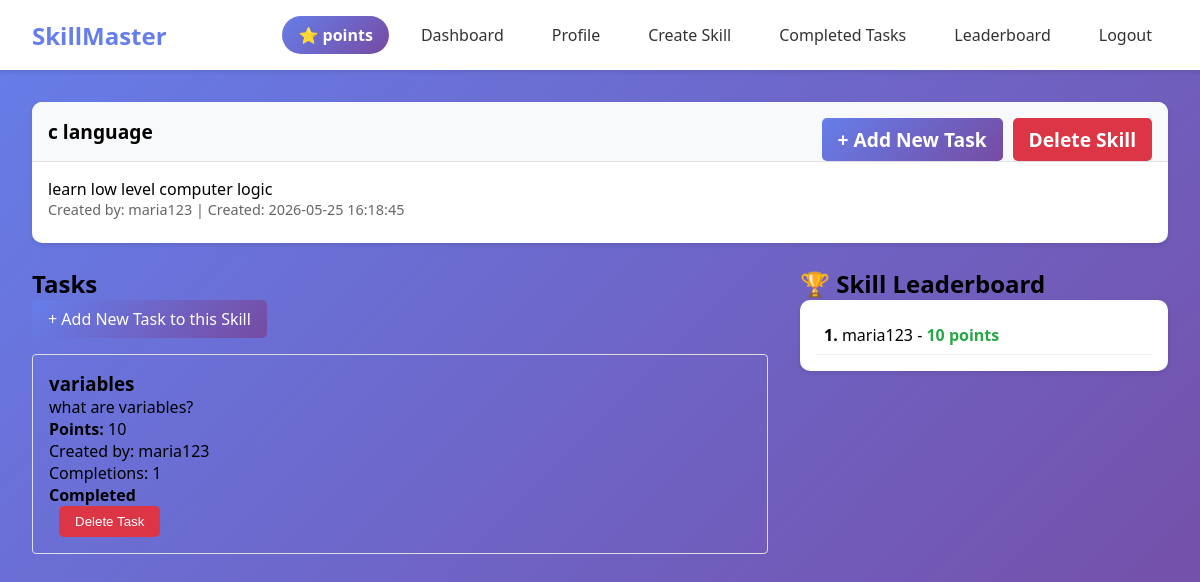
The app's page /skill/3 (signed in) with its own data.
### tables this page shows
CREATE TABLE skills (
            id INTEGER PRIMARY KEY AUTOINCREMENT,
            name TEXT NOT NULL,
            description TEXT,
            created_by INTEGER,
            created_at TIMESTAMP DEFAULT CURRENT_TIMESTAMP,
            is_active BOOLEAN DEFAULT 1,
            FOREIGN KEY (created_by) REFERENCES users (id)
        );

CREATE TABLE users (
            id INTEGER PRIMARY KEY AUTOINCREMENT,
            username TEXT UNIQUE NOT NULL,
            password TEXT NOT NULL,
            created_at TIMESTAMP DEFAULT CURRENT_TIMESTAMP
        , total_points INTEGER DEFAULT 0);

CREATE TABLE tasks (
            id INTEGER PRIMARY KEY AUTOINCREMENT,
            skill_id INTEGER,
            title TEXT NOT NULL,
            description TEXT,
            points INTEGER DEFAULT 10,
            created_by INTEGER,
            created_at TIMESTAMP DEFAULT CURRENT_TIMESTAMP,
            is_active BOOLEAN DEFAULT 1,
            FOREIGN KEY (skill_id) REFERENCES skills (id),
            FOREIGN KEY (created_by) REFERENCES users (id)
        );

CREATE TABLE user_skill_points (
            id INTEGER PRIMARY KEY AUTOINCREMENT,
            user_id INTEGER,
            skill_id INTEGER,
            points INTEGER DEFAULT 0,
            FOREIGN KEY (user_id) REFERENCES users (id),
            FOREIGN KEY (skill_id) REFERENCES skills (id),
            UNIQUE(user_id, skill_id)
        );

### app.py (the view)
@app.route("/skill/<int:skill_id>")
def view_skill(skill_id):
    if "user_id" not in session:
        return redirect(url_for("login"))
    with sqlite3.connect("users.db") as conn:
        cursor = conn.cursor()
        cursor.execute("""
            SELECT s.*, u.username as creator_name
            FROM skills s
            JOIN users u ON s.created_by = u.id
            WHERE s.id = ? AND s.is_active = 1
        """, (skill_id,))
        skill = cursor.fetchone()
        if not skill:
            flash("Skill not found", "error")
            return redirect(url_for("dashboard"))
        cursor.execute("""
            SELECT t.*, u.username as creator_name,
                   (SELECT COUNT(*) FROM task_completions WHERE task_id = t.id) as completion_count
            FROM tasks t
            JOIN users u ON t.created_by = u.id
            WHERE t.skill_id = ? AND t.is_active = 1
            ORDER BY t.created_at DESC
        """, (skill_id,))
        tasks = cursor.fetchall()
        completed_tasks = set()
        cursor.execute("""
            SELECT task_id FROM task_completions
            WHERE user_id = ?
        """, (session["user_id"],))
        for row in cursor.fetchall():
            completed_tasks.add(row[0])
        cursor.execute("""
            SELECT u.username, usp.points
            FROM user_skill_points usp
            JOIN users u ON usp.user_id = u.id
            WHERE usp.skill_id = ?
            ORDER BY usp.points DESC
            LIMIT 10
        """, (skill_id,))
        leaderboard = cursor.fetchall()
    return render_template("skill.html",
                         skill=skill,
                         tasks=tasks,
                         completed_tasks=completed_tasks,
                         leaderboard=leaderboard)

### templates/skill.html (shortened to what this page needs)
{% extends "base.html" %}
{% block content %}
<div class="card">
    <div class="card-header">
        {{ skill[1] }}
        {% if skill[3] == session["user_id"] %}
        <a href="{{ url_for('delete_skill', skill_id=skill[0]) }}"
           class="btn btn-danger"
           style="float: right; margin-left: 10px;"
           onclick="return confirm('Delete this skill and all its tasks?')">
           Delete Skill
        </a>
        <a href="{{ url_for('add_task', skill_id=skill[0]) }}"
           class="btn btn-primary"
           style="float: right;">
           + Add New Task
        </a>
        {% endif %}
    </div>
    <div class="card-body">
        <p>{{ skill[2] }}</p>
        <div class="skill-meta">
            Created by: {{ skill[6] }} |
            Created: {{ skill[4] }}
        </div>
    </div>
</div>
<div style="display: grid; grid-template-columns: 2fr 1fr; gap: 2rem;">
    <div>
        <h2>Tasks</h2>
        {% if skill[3] == session["user_id"] %}
        <div style="margin-bottom: 1rem;">
            <a href="{{ url_for('add_task', skill_id=skill[0]) }}"
               class="btn btn-primary">
               + Add New Task to this Skill
            </a>
        </div>
        {% endif %}
        {% for task in tasks %}
        <div style="border: 1px solid #ddd;
                    padding: 1rem;
                    margin-bottom: 1rem;
                    border-radius: 4px;">
            <h3>{{ task[2] }}</h3>
            <p>{{ task[3] }}</p>
            <p>
                <strong>Points:</strong> {{ task[4] }}
            </p>
            <p>
                Created by: {{ task[8] }}
            </p>
            <p>
                Completions: {{ task[9] }}
            </p>
            {% if task[0] in completed_tasks %}
                <p><strong>Completed</strong></p>
            {% else %}
                <a href="{{ url_for('complete_task', task_id=task[0]) }}">
                    <button class="btn btn-success">
                        Complete Task
                    </button>
                </a>
            {% endif %}
            {% if skill[3] == session["user_id"] %}
                <a href="{{ url_for('delete_task', task_id=task[0]) }}"
                   onclick="return confirm('Delete this task?')">
                    <button class="btn btn-danger"
                            style="margin-left: 10px;">
                        Delete Task
                    </button>
                </a>
            {% endif %}
        </div>
        {% endfor %}
    </div>
    <div>
        <h2>🏆 Skill Leaderboard</h2>
        <div class="card">
            <div class="card-body">
                {% if leaderboard %}
                    {% for entry in leaderboard %}
                    <div style="padding: 0.5rem;
                                border-bottom: 1px solid #eee;">
                        <strong>{{ loop.index }}.</strong>
                        {{ entry[0] }} -
                        <span class="points">
                            {{ entry[1] }} points
                        </span>
                    </div>
                    {% endfor %}
                {% else %}
                    <p>No one has earned points in this skill yet. Be the first!</p>
                {% endif %}
            </div>
        </div>
    </div>
</div>
{% endblock %}

### templates/base.html (style rules this page uses)
* { margin: 0; padding: 0; box-sizing: border-box; }
body { font-family: 'Segoe UI', Tahoma, Geneva, Verdana, sans-serif; background: linear-gradient(135deg, #667eea 0%, #764ba2 100%); min-height: 100vh; }
.card { background: white; border-radius: 10px; box-shadow: 0 2px 4px rgba(0,0,0,0.1); margin-bottom: 1.5rem; overflow: hidden; }
.card-header { background: #f8f9fa; padding: 1rem; border-bottom: 1px solid #dee2e6; font-weight: bold; font-size: 1.2rem; }
.card-body { padding: 1rem; }
.btn { display: inline-block; padding: 0.5rem 1rem; border: none; border-radius: 5px; cursor: pointer; text-decoration: none; transition: transform 0.2s; }
.btn-primary { background: linear-gradient(135deg, #667eea 0%, #764ba2 100%); color: white; }
.btn-danger { background: #dc3545; color: white; }
.skill-meta, .task-meta { font-size: 0.9rem; color: #666; margin-bottom: 0.5rem; }
.points { color: #28a745; font-weight: bold; }

### records on screen
skills: name "c language", description "learn low level computer logic", created_at "2026-05-25 16:18:45"
users: username "maria123"
tasks: title "variables", description "what are variables?", points "10", username "maria123", task "1", shows "Completed"
user_skill_points: username "maria123", points "10"
